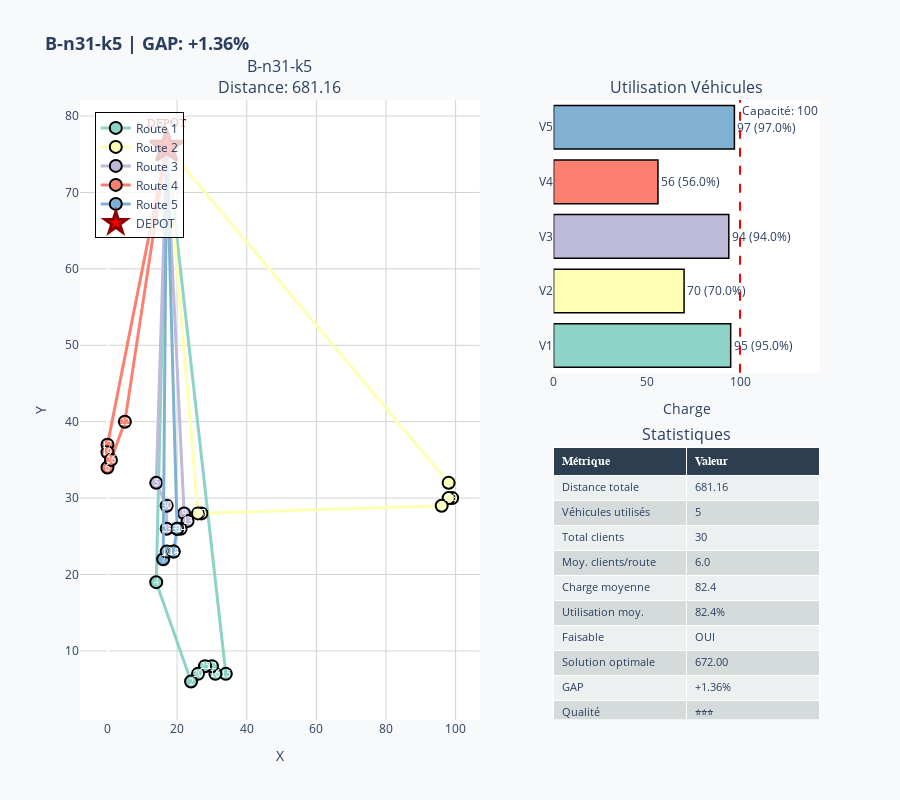

The notebook cell saved with this chart:
### Code cell
# Visualisation Plotly interactive avec NetworkX
if solution:
    plot_solution(solution, title=INSTANCE_NAME, optimal_cost=optimal_cost)

### Figure 1 — Plotly figure (JSON) as saved in the notebook; plotly's stock layout.template omitted (floating-point values rounded to 4 significant figures)
{"data": [{"hovertemplate": "<b>Route %{text}</b><br>X: %{x}<br>Y: %{y}<extra></extra>", "line": {"color": "rgb(141,211,199)", "width": 3}, "marker": {"color": "rgb(141,211,199)", "line": {"color": "black", "width": 2}, "size": 12}, "mode": "lines+markers", "name": "Route 1", "showlegend": true, "text": ["1", "1", "1", "1", "1", "1", "1", "1", "1"], "type": "scatter", "x": [17, 34, 31, 30, 28, 26, 24, 14, 17], "xaxis": "x", "y": [76, 7, 7, 8, 8, 7, 6, 19, 76], "yaxis": "y"}, {"hovertemplate": "<b>Route %{text}</b><br>X: %{x}<br>Y: %{y}<extra></extra>", "line": {"color": "rgb(255,255,179)", "width": 3}, "marker": {"color": "rgb(255,255,179)", "line": {"color": "black", "width": 2}, "size": 12}, "mode": "lines+markers", "name": "Route 2", "showlegend": true, "text": ["2", "2", "2", "2", "2", "2", "2", "2"], "type": "scatter", "x": [17, 98, 99, 98, 96, 27, 26, 17], "xaxis": "x", "y": [76, 32, 30, 30, 29, 28, 28, 76], "yaxis": "y"}, {"hovertemplate": "<b>Route %{text}</b><br>X: %{x}<br>Y: %{y}<extra></extra>", "line": {"color": "rgb(190,186,218)", "width": 3}, "marker": {"color": "rgb(190,186,218)", "line": {"color": "black", "width": 2}, "size": 12}, "mode": "lines+markers", "name": "Route 3", "showlegend": true, "text": ["3", "3", "3", "3", "3", "3", "3", "3"], "type": "scatter", "x": [17, 22, 23, 21, 17, 17, 14, 17], "xaxis": "x", "y": [76, 28, 27, 26, 26, 29, 32, 76], "yaxis": "y"}, {"hovertemplate": "<b>Route %{text}</b><br>X: %{x}<br>Y: %{y}<extra></extra>", "line": {"color": "rgb(251,128,114)", "width": 3}, "marker": {"color": "rgb(251,128,114)", "line": {"color": "black", "width": 2}, "size": 12}, "mode": "lines+markers", "name": "Route 4", "showlegend": true, "text": ["4", "4", "4", "4", "4", "4", "4"], "type": "scatter", "x": [17, 0, 0, 0, 1, 5, 17], "xaxis": "x", "y": [76, 37, 36, 34, 35, 40, 76], "yaxis": "y"}, {"hovertemplate": "<b>Route %{text}</b><br>X: %{x}<br>Y: %{y}<extra></extra>", "line": {"color": "rgb(128,177,211)", "width": 3}, "marker": {"color": "rgb(128,177,211)", "line": {"color": "black", "width": 2}, "size": 12}, "mode": "lines+markers", "name": "Route 5", "showlegend": true, "text": ["5", "5", "5", "5", "5", "5", "5", "5"], "type": "scatter", "x": [17, 16, 17, 19, 19, 20, 20, 17], "xaxis": "x", "y": [76, 22, 23, 23, 23, 26, 26, 76], "yaxis": "y"}, {"hovertemplate": "<b>DEPOT</b><br>X: %{x}<br>Y: %{y}<extra></extra>", "marker": {"color": "red", "line": {"color": "darkred", "width": 3}, "size": 25, "symbol": "star"}, "mode": "markers+text", "name": "DEPOT", "showlegend": true, "text": ["DEPOT"], "textfont": {"color": "darkred", "family": "Arial Black", "size": 12}, "textposition": "top center", "type": "scatter", "x": [17], "xaxis": "x", "y": [76], "yaxis": "y"}, {"hovertemplate": "<b>%{y}</b><br>Charge: %{x}<extra></extra>", "marker": {"color": ["rgb(141,211,199)", "rgb(255,255,179)", "rgb(190,186,218)", "rgb(251,128,114)", "rgb(128,177,211)"], "line": {"color": "black", "width": 1.5}}, "orientation": "h", "showlegend": false, "text": ["95 (95.0%)", "70 (70.0%)", "94 (94.0%)", "56 (56.0%)", "97 (97.0%)"], "textposition": "outside", "type": "bar", "x": [95, 70, 94, 56, 97], "xaxis": "x2", "y": ["V1", "V2", "V3", "V4", "V5"], "yaxis": "y2"}, {"cells": {"align": "left", "fill": {"color": [["#ecf0f1", "#d5dbdb", "#ecf0f1", "#d5dbdb", "#ecf0f1", "#d5dbdb", "#ecf0f1", "#d5dbdb", "#ecf0f1", "#d5dbdb", "#ecf0f1", "#d5dbdb"]]}, "font": {"size": 11}, "height": 25, "values": [["Distance totale", "Véhicules utilisés", "Total clients", "Moy. clients/route", "Charge moyenne", "Utilisation moy.", "Faisable", "Solution optimale", "GAP", "Qualité"], ["681.16", "5", "30", "6.0", "82.4", "82.4%", "OUI", "672.00", "+1.36%", "⭐⭐⭐"]]}, "domain": {"x": [0.64, 1], "y": [0, 0.44]}, "header": {"align": "left", "fill": {"color": "#2c3e50"}, "font": {"color": "white", "family": "Arial Black", "size": 12}, "values": ["<b>Métrique</b>", "<b>Valeur</b>"]}, "type": "table"}], "layout": {"annotations": [{"font": {"size": 16}, "showarrow": false, "text": "B-n31-k5<br>Distance: 681.16", "x": 0.27, "xanchor": "center", "xref": "paper", "y": 1, "yanchor": "bottom", "yref": "paper"}, {"font": {"size": 16}, "showarrow": false, "text": "Utilisation Véhicules", "x": 0.82, "xanchor": "center", "xref": "paper", "y": 1, "yanchor": "bottom", "yref": "paper"}, {"font": {"size": 16}, "showarrow": false, "text": "Statistiques", "x": 0.82, "xanchor": "center", "xref": "paper", "y": 0.44, "yanchor": "bottom", "yref": "paper"}, {"font": {"color": "white", "family": "Arial Black", "size": 10}, "showarrow": false, "text": "15", "x": 34, "xref": "x", "y": 7, "yref": "y"}, {"font": {"color": "white", "family": "Arial Black", "size": 10}, "showarrow": false, "text": "16", "x": 31, "xref": "x", "y": 7, "yref": "y"}, {"font": {"color": "white", "family": "Arial Black", "size": 10}, "showarrow": false, "text": "12", "x": 30, "xref": "x", "y": 8, "yref": "y"}, {"font": {"color": "white", "family": "Arial Black", "size": 10}, "showarrow": false, "text": "25", "x": 28, "xref": "x", "y": 8, "yref": "y"}, {"font": {"color": "white", "family": "Arial Black", "size": 10}, "showarrow": false, "text": "20", "x": 26, "xref": "x", "y": 7, "yref": "y"}, {"font": {"color": "white", "family": "Arial Black", "size": 10}, "showarrow": false, "text": "2", "x": 24, "xref": "x", "y": 6, "yref": "y"}, {"font": {"color": "white", "family": "Arial Black", "size": 10}, "showarrow": false, "text": "4", "x": 14, "xref": "x", "y": 19, "yref": "y"}, {"font": {"color": "white", "family": "Arial Black", "size": 10}, "showarrow": false, "text": "21", "x": 98, "xref": "x", "y": 32, "yref": "y"}, {"font": {"color": "white", "family": "Arial Black", "size": 10}, "showarrow": false, "text": "28", "x": 99, "xref": "x", "y": 30, "yref": "y"}, {"font": {"color": "white", "family": "Arial Black", "size": 10}, "showarrow": false, "text": "11", "x": 98, "xref": "x", "y": 30, "yref": "y"}, {"font": {"color": "white", "family": "Arial Black", "size": 10}, "showarrow": false, "text": "3", "x": 96, "xref": "x", "y": 29, "yref": "y"}, {"font": {"color": "white", "family": "Arial Black", "size": 10}, "showarrow": false, "text": "27", "x": 27, "xref": "x", "y": 28, "yref": "y"}, {"font": {"color": "white", "family": "Arial Black", "size": 10}, "showarrow": false, "text": "29", "x": 26, "xref": "x", "y": 28, "yref": "y"}, {"font": {"color": "white", "family": "Arial Black", "size": 10}, "showarrow": false, "text": "9", "x": 22, "xref": "x", "y": 28, "yref": "y"}, {"font": {"color": "white", "family": "Arial Black", "size": 10}, "showarrow": false, "text": "13", "x": 23, "xref": "x", "y": 27, "yref": "y"}, {"font": {"color": "white", "family": "Arial Black", "size": 10}, "showarrow": false, "text": "24", "x": 21, "xref": "x", "y": 26, "yref": "y"}, {"font": {"color": "white", "family": "Arial Black", "size": 10}, "showarrow": false, "text": "23", "x": 17, "xref": "x", "y": 26, "yref": "y"}, {"font": {"color": "white", "family": "Arial Black", "size": 10}, "showarrow": false, "text": "30", "x": 17, "xref": "x", "y": 29, "yref": "y"}, {"font": {"color": "white", "family": "Arial Black", "size": 10}, "showarrow": false, "text": "5", "x": 14, "xref": "x", "y": 32, "yref": "y"}, {"font": {"color": "white", "family": "Arial Black", "size": 10}, "showarrow": false, "text": "17", "x": 0, "xref": "x", "y": 37, "yref": "y"}, {"font": {"color": "white", "family": "Arial Black", "size": 10}, "showarrow": false, "text": "19", "x": 0, "xref": "x", "y": 36, "yref": "y"}, {"font": {"color": "white", "family": "Arial Black", "size": 10}, "showarrow": false, "text": "6", "x": 0, "xref": "x", "y": 34, "yref": "y"}, {"font": {"color": "white", "family": "Arial Black", "size": 10}, "showarrow": false, "text": "26", "x": 1, "xref": "x", "y": 35, "yref": "y"}, {"font": {"color": "white", "family": "Arial Black", "size": 10}, "showarrow": false, "text": "22", "x": 5, "xref": "x", "y": 40, "yref": "y"}, {"font": {"color": "white", "family": "Arial Black", "size": 10}, "showarrow": false, "text": "7", "x": 16, "xref": "x", "y": 22, "yref": "y"}, {"font": {"color": "white", "family": "Arial Black", "size": 10}, "showarrow": false, "text": "10", "x": 17, "xref": "x", "y": 23, "yref": "y"}, {"font": {"color": "white", "family": "Arial Black", "size": 10}, "showarrow": false, "text": "14", "x": 19, "xref": "x", "y": 23, "yref": "y"}, {"font": {"color": "white", "family": "Arial Black", "size": 10}, "showarrow": false, "text": "18", "x": 19, "xref": "x", "y": 23, "yref": "y"}, {"font": {"color": "white", "family": "Arial Black", "size": 10}, "showarrow": false, "text": "8", "x": 20, "xref": "x", "y": 26, "yref": "y"}, {"font": {"color": "white", "family": "Arial Black", "size": 10}, "showarrow": false, "text": "31", "x": 20, "xref": "x", "y": 26, "yref": "y"}, {"showarrow": false, "text": "Capacité: 100", "x": 100, "xanchor": "left", "xref": "x2", "y": 1, "yanchor": "top", "yref": "y2 domain"}], "height": 800, "legend": {"bgcolor": "rgba(255,255,255,0.8)", "bordercolor": "black", "borderwidth": 1, "x": 0.02, "y": 0.98}, "paper_bgcolor": "#f8f9fa", "plot_bgcolor": "white", "shapes": [{"line": {"color": "red", "dash": "dash", "width": 2}, "type": "line", "x0": 100, "x1": 100, "xref": "x2", "y0": 0, "y1": 1, "yref": "y2 domain"}], "showlegend": true, "title": {"font": {"size": 18}, "text": "<b>B-n31-k5 | GAP: +1.36%</b>"}, "xaxis": {"anchor": "y", "domain": [0, 0.54], "gridcolor": "lightgray", "showgrid": true, "title": {"text": "X"}}, "xaxis2": {"anchor": "y2", "domain": [0.64, 1], "title": {"text": "Charge"}}, "yaxis": {"anchor": "x", "domain": [0, 1], "gridcolor": "lightgray", "showgrid": true, "title": {"text": "Y"}}, "yaxis2": {"anchor": "x2", "domain": [0.56, 1]}}}
